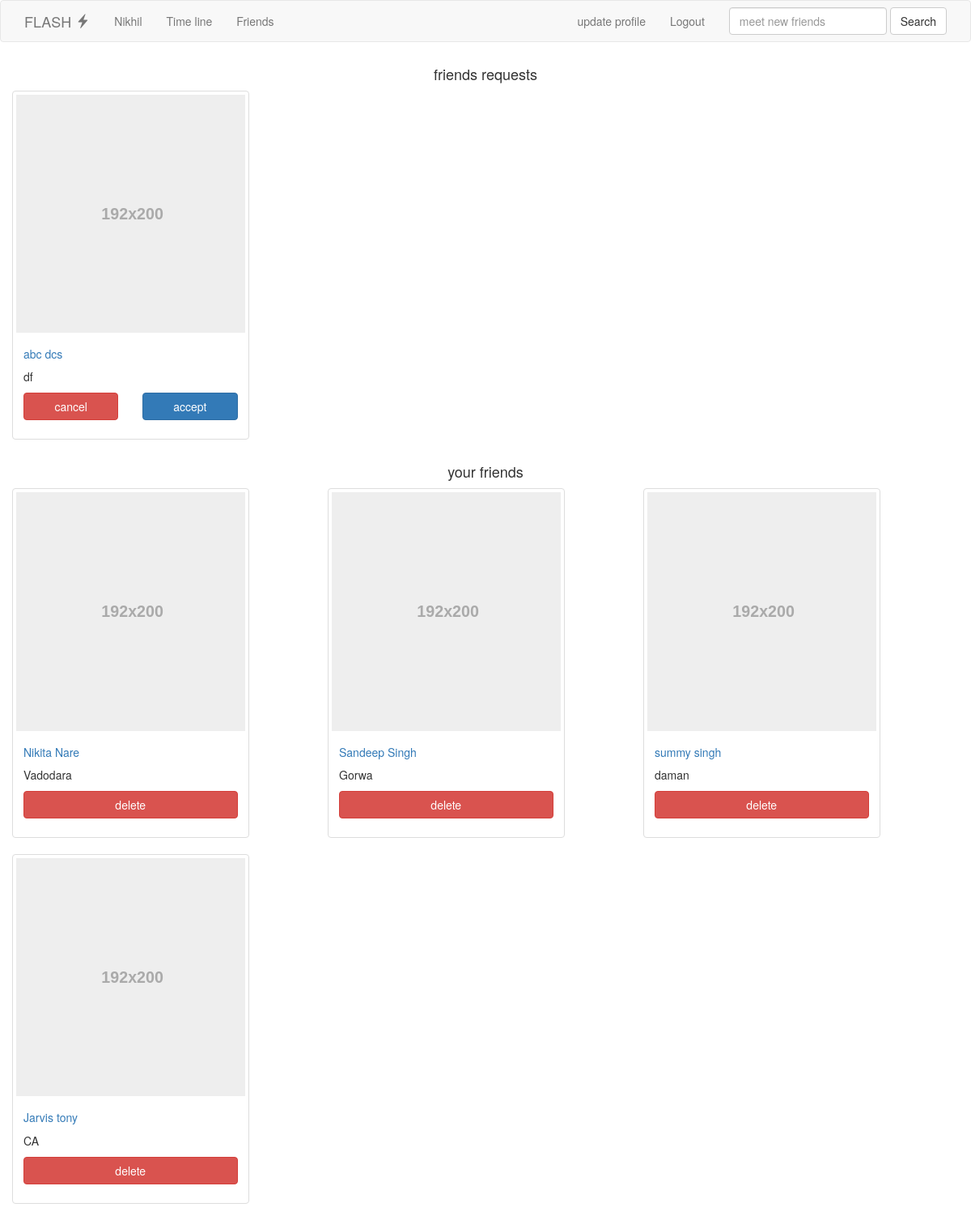
The page /Flash/account/friends.php (signed in) on the database its author committed.
### tables this page shows
CREATE TABLE `friends_control` (
  `id` int(11) NOT NULL,
  `req_sen_id` int(11) NOT NULL,
  `req_rec_id` int(11) NOT NULL,
  `status` tinyint(1) DEFAULT NULL
);

CREATE TABLE `users` (
  `id` int(11) NOT NULL,
  `first_name` varchar(255) DEFAULT NULL,
  `last_name` varchar(255) DEFAULT NULL,
  `password` varchar(255) NOT NULL,
  `email` varchar(255) NOT NULL,
  `location` varchar(255) DEFAULT NULL,
  `created` timestamp NOT NULL DEFAULT CURRENT_TIMESTAMP,
  `username` varchar(255) NOT NULL
);

### Flash/control/functions.php (called while the page is built, shortened)
<?php
function get_by_id ($db, $id){
  $id = $db->quote($id);
  $select_users = $db->query("SELECT * FROM users WHERE id=$id");
  if($select_users->rowCount() >= 1){
    return $select_users->fetch();
  }else {
    return array();
  }
}

### Flash/account/friends.php (the view, shortened to what this page needs)
<?php include "../control/includes.php" ?>
<?php include "../partials/header_account.php" ?>
<div class="row">
  <h4 class="text-center">friends requests</h4>
          <?php
            $id = $db->quote($_SESSION["auth"]["id"]);
            $friend_id = null;
            $requests_info = $db->query("SELECT * FROM friends_control WHERE req_rec_id = $id OR req_sen_id = $id");
            if ($requests_info->rowCount() >= 1) { ?>
              <?php
              $requests_info = $requests_info->fetchAll();
              foreach ($requests_info as $request_info) {
                if (!$request_info["status"]) {
                  $sender_id = $request_info["req_sen_id"];
                  ?>
                  <div class="thumbnail col-sm-3">
                    <?php if ($sender_id != $_SESSION["auth"]["id"]): ?>
                    <?php $request_owner = get_by_id($db, $sender_id); ?>
                        <img style="width:100%;" alt="...">
                        <div class="caption">
                          <h5><a href="profile.php?username=<?php echo $request_owner['username'] ?>">
                          <?php if(empty($request_owner["first_name"]) && !empty($request_owner["last_name"])){
                            echo $request_owner["username"];
                            }else {
                            echo $request_owner["first_name"]." ".$request_owner["last_name"];
                            } ?></a></h5>
                          <p>
                            <?php echo $request_owner["location"] ?>
                          </p>
                            <p>
                              <div class="row">
                                <form class="col-sm-6" action="cancel_request.php" method="post">
                                  <button type="submit" class="btn btn-danger col-sm-12" value="<?php echo $request_owner['id'] ?>" name="remove_request">cancel</button>
                                </form>
                                <form class="col-sm-6" action="accept_request.php" method="post">
                                  <button type="submit" class="btn btn-primary col-sm-12" value="<?php echo $request_owner['id'] ?>" name="accept_friend">accept</button>
                                </form>
                              </div>
                            </p>
                          <?php endif; ?>
                        </div>
                    </div>
                    <div class="col-sm-1"></div>
                  <?php
                }
              }
              ?>
              </div>
            <?php
            }else {
              ?>
              <p class="text-center">
                you have no friends requests
              </p>
              <?php
            }
           ?>
           <div class="row">
             <h4 class="text-center">your friends</h4>
           <?php
            $friends_info = $db->query("SELECT * FROM friends_control WHERE (req_rec_id = $id OR req_sen_id = $id) AND status = 1");
            if ($friends_info->rowCount() >= 1) {
              $friends_info = $friends_info->fetchAll();
              ?>
              <?php
              foreach ($friends_info as $friend_info) {
                if ($_SESSION["auth"]["id"] === $friend_info["req_sen_id"]) {
                    $friend_id = $friend_info["req_rec_id"];
                }else {
                    $friend_id = $friend_info["req_sen_id"];
                }
                $friend = get_by_id($db, $friend_id);
                ?>
                  <div class="thumbnail col-sm-3">
                        <img style="width:100%;" alt="...">
                        <div class="caption">
                          <h5><a href="profile.php?username=<?php echo $friend['username'] ?>">
                          <?php if(empty($friend["first_name"]) && !empty($friend["last_name"])){
                            echo $friend["username"];
                          }else {
                            echo $friend["first_name"]." ".$friend["last_name"];
                          } ?></a></h5>
                          <p>
                            <?php echo $friend["location"] ?>
                          </p>
                          <p>
                            <div class="row">
                              <form role="button" class="col-sm-12" action="delete_friend.php" method="post">
                                <button role="button" type="submit" class="btn btn-danger col-sm-12" name="delete_friend" value="<?php echo $friend['id'] ?>">delete</button>
                              </form>
                            </div>
                          </p>
                        </div>
                    </div>
                    <div class="col-sm-1"></div>
                      <?php
                    }
                    ?>
                  </div>
              <?php
            }else {
              ?>
                <p class="text-center">
                  you have no friends
                </p>
              <?php
            }
           ?>
<?php include "../partials/footer.php" ?>

### rows shown on the page
friends_control: users.first_name "abc", users.last_name "dcs", users.location "df"
friends_control: users.first_name "Nikita", users.last_name "Nare", users.location "Vadodara"
friends_control: users.first_name "Sandeep", users.last_name "Singh", users.location "Gorwa"
friends_control: users.first_name "summy", users.last_name "singh", users.location "daman"
friends_control: users.first_name "Jarvis", users.last_name "tony", users.location "CA"

### other values the page prints
$_SESSION["auth"]["username"] "Nikhil"
